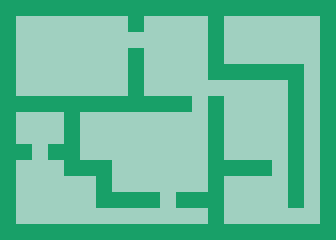

Below is a game level as drawn by its tile map, then a one-line description and the .tmx that defines it (tile-layer data replaced by summaries):
An orthogonal 21x15 tile map with 16x16 px tiles, 2 tile layers (Background, Foreground) and 2 objects (player_start, mover_start).

<map version="1.0" orientation="orthogonal" width="21" height="15" tilewidth="16" tileheight="16">
 <tileset firstgid="1" name="level" tilewidth="16" tileheight="16">
  <image source="tilesheet.png" width="64" height="16" />
 </tileset>
 <layer name="Background" width="21" height="15">
  <properties>
   <property name="nocollide" value="true" />
   <property name="tileset" value="level" />
  </properties>
  <data>[315 cells, 315 non-empty, 1 distinct tile ids]</data>
 </layer>
 <layer name="Foreground" width="21" height="15">
  <properties>
   <property name="tileset" value="level" />
  </properties>
  <data>[315 cells, 126 non-empty, 1 distinct tile ids]</data>
 </layer>
 <objectgroup color="#b83333" name="player start" width="21" height="15">
  <object name="start" type="player_start" x="32" y="128" width="16" height="16" />
 </objectgroup>
 <objectgroup name="mover start" width="21" height="15">
  <object name="mover" type="mover_start" x="160" y="16" width="16" height="16" />
 </objectgroup>
</map>